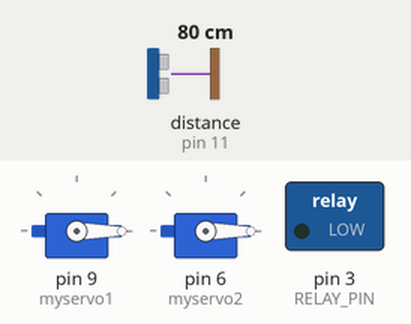
This sketch was run on a simulated Arduino Uno, built with avr-gcc and run on an emulated ATmega328P. Parts: 2 × servo, switched loads named in the sketch (green lamp = pin HIGH). Wiring (inferred from the names in the program): ultrasonic range finder: trigger pin 12; echo pin 11. The test bench sets the inputs (shaded band); at power-on: distance to the obstacle (sensor on pin 11) 80 cm. The echo pulse lasts 58.3 µs per cm; pins used as bus, display or sensor lines are not drawn.

Above: at 1.2 s.
1.3 s: distance to the obstacle (sensor on pin 11) set to 16 cm
2.8 s: distance to the obstacle (sensor on pin 11) set to 13 cm
At 3.6 s:
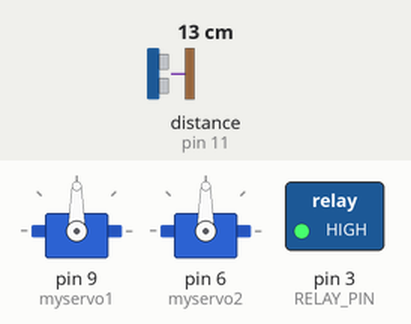
4.3 s: distance to the obstacle (sensor on pin 11) set to 7 cm
5.8 s: distance to the obstacle (sensor on pin 11) set to 4 cm
At 7.0 s:
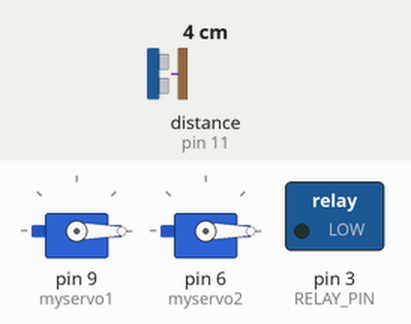
7.3 s: distance to the obstacle (sensor on pin 11) set to 9 cm
At 8.2 s:
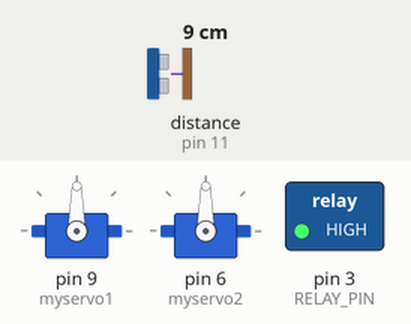
Timing chart, 0 to 9.8 s (numbered marks = the images above; inputs shaded):
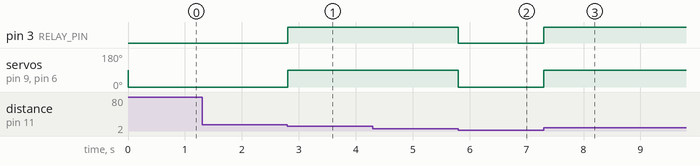

Measured:
- the behaviour switches between 15 and 14 cm on distance to the obstacle (sensor on pin 11) (found by bisection; images 0 and 1)
- the behaviour switches between 6 and 5 cm on distance to the obstacle (sensor on pin 11) (found by bisection; images 1 and 2)
- after the input at 1.3 s, every drawn part: stays the same
- after the input at 2.8 s, pin 3 (RELAY_PIN): LOW → HIGH at once; servo on pin 9 (myservo1), servo on pin 6 (myservo2): 0° → 90° at once
- after the input at 4.3 s, every drawn part: stays the same
- after the input at 5.8 s, pin 3 (RELAY_PIN): HIGH → LOW at once; servo on pin 9 (myservo1), servo on pin 6 (myservo2): 90° → 0° at once
- after the input at 7.3 s, pin 3 (RELAY_PIN): LOW → HIGH at once; servo on pin 9 (myservo1), servo on pin 6 (myservo2): 0° → 90° at once

The sketch:

Final_Midterm_Code_ButterflyLight.ino
```cpp
#include  <Servo.h>
#define RELAY_PIN 3 // RELAY_PIN is the pin the LED is attached to
#define RELAY_PIN2 3 // RELAY_PIN is the pin the LED is attached to
#define echoPin 11 // Echo Pin
#define trigPin 12 // Trigger Pin
//Need to add the naming and pin for the sonar sensor in here somehow
//Would the sonar defining or these LED strips need to be in that boolean open; below this comment?
//NOPE -- open just tracks if the wings are open or not. Doesn't check any sonar state

boolean open;
Servo myservo1;
Servo myservo2;
//THESE RANGES ARE GONNA NEED TO BE PLAYED WITH, THIS DETERMINES HOW CLOSE
int maximumRange = 13; // Maximum range needed
int minimumRange = 5; // Minimum range needed
long duration, distance; // Duration used to calculate distance


void setup()
{
  myservo1.attach(9); // NOTE: now 9____ pin1 and pin2 are the number pin the servo is attached too Pin1
  myservo2.attach(6); // now____6 ___Pin2
  open = false;
  pinMode(RELAY_PIN, OUTPUT);
  pinMode(RELAY_PIN2, OUTPUT);
  pinMode(trigPin, OUTPUT);
  pinMode(echoPin, INPUT);
  //Serial.begin(9600);

}

void loop()
{
  /* The following trigPin/echoPin cycle is used to determine the
 distance of the nearest object by bouncing soundwaves off of it. */
 digitalWrite(trigPin, LOW);
 delayMicroseconds(2);

 digitalWrite(trigPin, HIGH);
 delayMicroseconds(10);

 digitalWrite(trigPin, LOW);
 duration = pulseIn(echoPin, HIGH);
 //Calculate the distance (in cm) based on the speed of sound.
 distance = duration/58.2;
//Serial.println(distance); // 5 and 13 are min and max values...

 // AND is represented as && not || (which represents OR)
 open = (distance <= maximumRange && distance >= minimumRange);

  if (open) {
    digitalWrite(RELAY_PIN, HIGH); //turn light on
    digitalWrite(RELAY_PIN2, HIGH); //turn light on
    myservo1.write(90); // rotate servo1 90 degrees
    myservo2.write(180-90); // To move the opposite of myservo1 I think this should be
                            // 180 - n where n is the value in myservo1.write. I don't
                            // know if this will move in the opposite direction though
                            //THIS WILL ALL BE ABOUT TRIAL AND ERROR
  }
  else {
    digitalWrite(RELAY_PIN, LOW); // turn light off
    digitalWrite(RELAY_PIN2, LOW); // turn light off
    myservo1.write(0);
    myservo2.write(0);
  }
}
```
